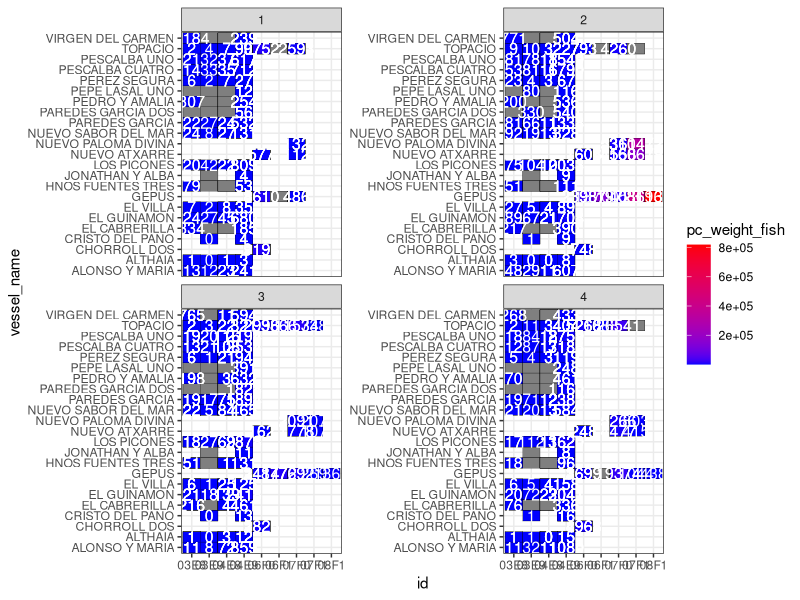
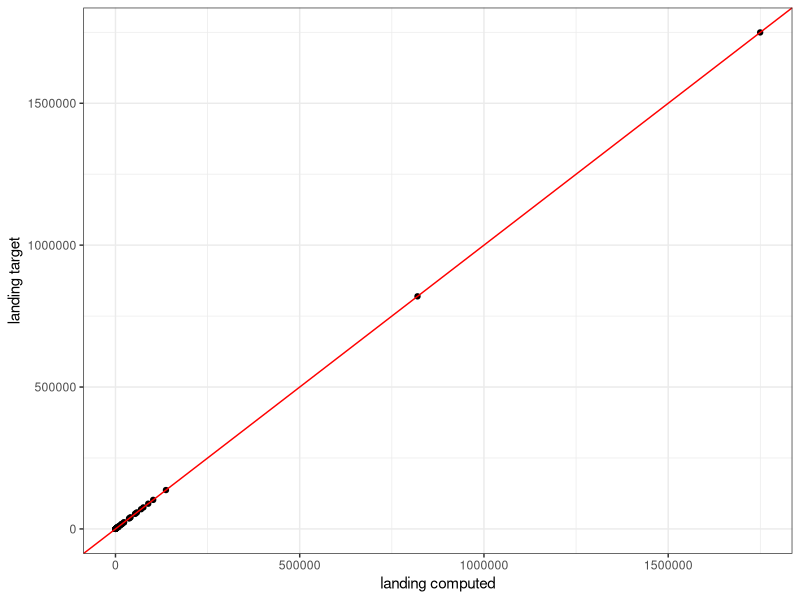
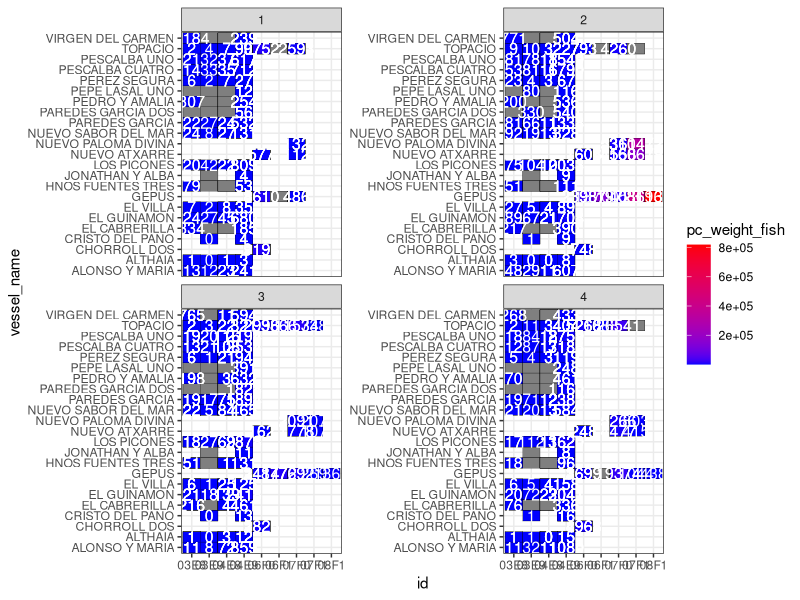
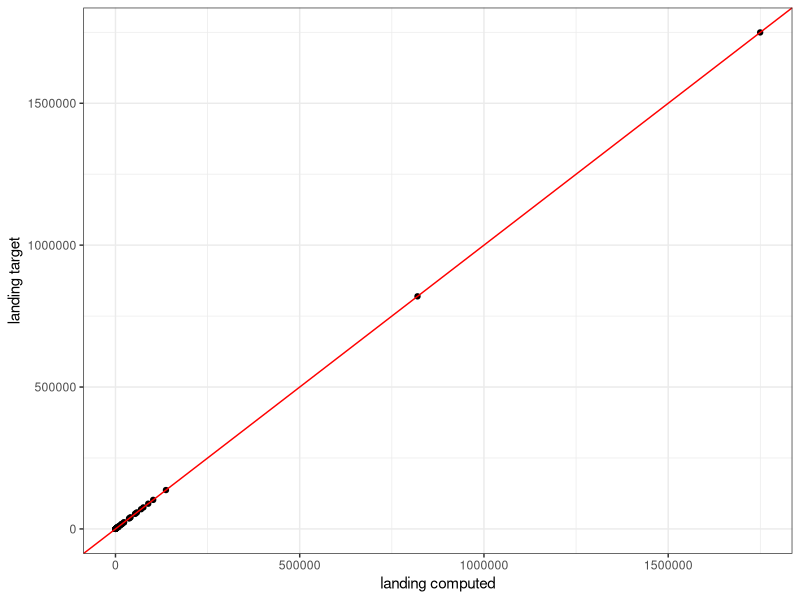

Write R code to recreate these figures, in order.
library(dplyr)
library(ggplot2)
library(readxl)

setwd("C:/Users/rocpa/OneDrive/Documenti/GitHub/surimi_irpps/catalan_coast")

# upload dataset
effortcd <- read.csv("effort_CS_by_id.csv",sep =",")[,-1]
gfw <- read.csv("GFW_Vessel_info.csv",sep =",")[,-1]
names(gfw)[names(gfw) == "Vessel.Name"] <- "vessel_name"
gfw_clear <-  gfw[!is.na(gfw$vlength), ]
# gfw_clear <-  gfw_clear[!is.na(gfw_clear$vessel_name), ]

landing <- read.csv("landing_CS_by_id.csv",sep =",")[,-1]
names(landing)[names(landing) == "vlenght"] <- "vlength"
port <- read.csv("port_CS_PS_GFW.csv")[,-1]

# compute all weight fish landing independent of species for each cell grouped by quarter and length of unknown vessels
landing_dis <- landing  %>% group_by(id,year,quarter,vlength) %>% 
  mutate(all_fish_weight = sum(tot_fish_weight))

landing_dis <- landing_dis %>% select(id,year, quarter, vlength,all_fish_weight)
landing_dis <- landing_dis[!duplicated(landing_dis),]

gfw_clear <- gfw_clear %>% group_by(id,year,quarter,vlength) %>%
  mutate(totGFW_Fish_hours = sum(GFW_Fish_hours))

# merge dataset with information on vessels (gfw_clear) and landing information (landing)
df <- gfw_clear %>% left_join(landing_dis, by = c("id","year","quarter","vlength"))

# compute the total of hours spent fishing by vessels of same vessel length category
# then the total of weight that each vessel length category has collected in one hour
# in each grid, grouped by year and quarter
df <- df %>% group_by(id,year,quarter,vlength) %>% 
  mutate(fish_weight_hour = (all_fish_weight/totGFW_Fish_hours))

# compute the weight fish per capita of the individual vessel (identified by vessel_name)
df <- df %>% group_by(id,year, quarter,vessel_name) %>%
  mutate(pc_weight_fish = (fish_weight_hour * GFW_Fish_hours))


df %>% 
#  filter(!is.na(pc_weight_fish)) %>%
  ggplot( aes(x = id, y = vessel_name, fill = pc_weight_fish)) +
  geom_tile(color = "black") +
  scale_fill_gradient(low = "blue", high = "red") + 
  geom_text(aes(label = round(pc_weight_fish)), color = "white", size = 4) + 
  facet_wrap(~ quarter, scales = "free_y") + 
  theme_bw()
ggsave("hmp.jpg", width = 15, height = 10)

# verification: we take the computed cumulative data in df and compare with target cumulative data in landing
# we group by id cell, year and quarter

vessel_fish <- df %>% group_by(id,year,quarter,vlength) %>% mutate(tot_fish_vessel = sum(pc_weight_fish)) %>%
  select(id,year,quarter,vlength,tot_fish_vessel)
# there are duplicated because this is the sum reported for each vessel of group(id, year, quarter)
vessel_fish <- vessel_fish[!duplicated(vessel_fish),]

landing_fish <- landing %>% group_by(id,year,quarter,vlength) %>% mutate(tot_fish_landing = sum(tot_fish_weight)) %>%
  select(id,year,quarter,vlength,tot_fish_landing)


vessel_fish_unique <- vessel_fish[!is.na(vessel_fish$tot_fish_vessel), ]
landing_fish_unique <- landing_fish[!duplicated(landing_fish),]

dfv <- vessel_fish_unique  %>% left_join(landing_fish_unique, by = c("id","year","vlength","quarter"))

dfv %>% ggplot(aes(x = tot_fish_vessel, y = tot_fish_landing)) +
  geom_point() + 
  geom_abline(slope = 1, intercept = 0, color = "red") +
  xlab("landing computed") +
  ylab("landing target") +
  theme_bw()
ggsave("verification.jpg", width = 10, height = 5)
